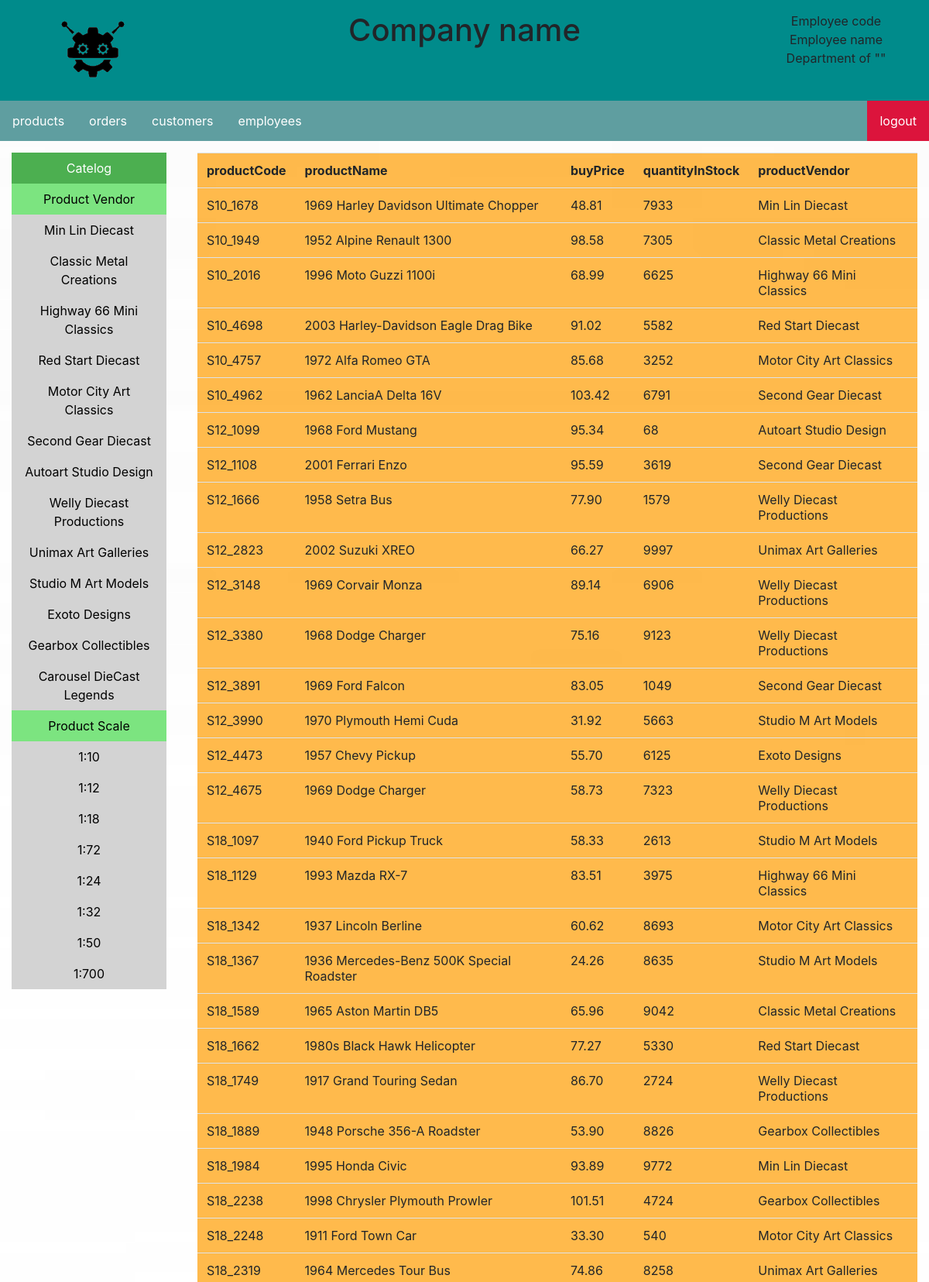
The page /1.php?category=products (upper part) on the database its author committed.
### tables this page shows
CREATE TABLE `products` (
  `productCode` varchar(15) NOT NULL,
  `productName` varchar(70) NOT NULL,
  `productLine` varchar(50) NOT NULL,
  `productScale` varchar(10) NOT NULL,
  `productVendor` varchar(50) NOT NULL,
  `productDescription` text NOT NULL,
  `quantityInStock` smallint(6) NOT NULL,
  `buyPrice` decimal(10,2) NOT NULL,
  `MSRP` decimal(10,2) NOT NULL
);

### display_table_rule.php (called while the page is built, shortened)
<?php
    function get_colum_display(string $table_name)
    {
        if($table_name=="products")
		{
			return "productCode,productName,buyPrice,quantityInStock,productVendor";
		}
		return Null;
    }
?>

### 1.php (the view, shortened to what this page needs)
<?php
include "display_table_rule.php";
include "mysql_control.php";
$category = $_GET['category'];
$tablename = $category;
$display_colum = get_colum_display($tablename);
?>
<html>
    <head>
        <link rel="stylesheet" href="https://stackpath.bootstrapcdn.com/bootstrap/4.3.1/css/bootstrap.min.css">
        <link rel="stylesheet" type="text/css" href="css/main.css">
    </head>
    <body class="bg-image">
        <div class="row" style="margin:0px">
            <div class="column-left"><img src="image\logo.png" class="login-logo-image"></div>
            <div class="column-center"><h1>Company name</h1></div>
            <div class="column-right">
                Employee code<br>
                Employee name<br>
                Department of ""
            </div>
        </div>
        <ul class="ul-menu-bar">
            <li class="li-menu-bar"><a href="1.php?category=products">products</a></li>
            <li class="li-menu-bar"><a href="1.php?category=orders">orders</a></li>
            <li class="li-menu-bar"><a href="1.php?category=customers">customers</a></li>
            <li class="li-menu-bar"><a href="1.php?category=employees">employees</a></li>
            <li class="li-menu-bar" style="float:right"><a class="active" href="#about">logout</a></li>
        </ul>
		<div class="row" style="margin:0px">
			<div class="column-left-body">
				<ul class="ul-menu-list">
					<li class="li-menu-list"><a class="main-catelog" href="#home">Catelog</a></li>
					<li class="li-menu-list"><a class="sub-catelog" href="#news">Product Vendor</a></li>
					<?php
						$result = mysqli_query($con,"SELECT DISTINCT productVendor FROM `products`");
						while($data = mysqli_fetch_row($result))
						{
							echo "<li class='li-menu-list'><a href='1.php?category=products&productvendor=$data[0]'>$data[0]</a></li>";
						}
					?>
					<li class="li-menu-list"><a class="sub-catelog" href="#news">Product Scale</a></li>
					<?php
						$result = mysqli_query($con,"SELECT DISTINCT productScale FROM `products`");
						while($data = mysqli_fetch_row($result))
						{
							echo "<li class='li-menu-list'><a href='1.php?category=products&productscale=$data[0]'>$data[0]</a></li>";
						}
					?>
				</ul>
			</div>
			<div class="column-center-body">
				<table class="table table-hover" style="background-image: url('image/bg_table.png')">
            <tr>
                <?php
					$query = "SELECT $display_colum FROM $tablename WHERE";
					if(!empty($_GET['productvendor']))
					{
						$product_vendor = $_GET['productvendor'];
						$query .= " productVendor = '$product_vendor' ";
					}
					else if(!empty($_GET['productscale']))
					{
						$product_scale = $_GET['productscale'];
						$query .= " productScale = '$product_scale' ";
					}
					else
					{
						$query = substr($query,0,strlen($query)-5);
					}
					$result = mysqli_query($con,$query);
					while($field = mysqli_fetch_field($result))
                    {
							echo "<th>";
							echo $field->name;
							echo "</th>";
                    }
                ?>
            </tr>
				<?php
					$fieldcount=mysqli_num_fields($result);
					while($data = mysqli_fetch_row($result))
					{
						if($tablename=="products")
						{
							echo "<tr onclick=\"window.location='2.php?productCode=$data[0]'\">";
						}
						for($i = 0;$i < $fieldcount;$i++)
						{
							echo "<td> $data[$i] </td>";
						}
						echo "</tr>";
					}
				?>
        </table>
			</div>
		</div>
    </body>
</html>

### css/main.css (style rules this page uses)
.bg-image { background-image: url("../image/bg.jpg"); background-repeat: no-repeat; background-position: center; background-size: cover; }
.login-logo-image { width: 100px; height: 100px; }
.ul-menu-bar { list-style-type: none; margin: 0; padding: 0; overflow: hidden; background-color: cadetblue; }
.li-menu-bar { float: left; }
.li-menu-bar a { display: block; color: white; text-align: center; padding: 14px 16px; text-decoration: none; }
.ul-menu-list { list-style-type: none; margin: 0; padding: 0; width: 200px; background-color: lightgray; }
.li-menu-list a { display: block; color: #000; padding: 8px 16px; text-decoration: none; }
.li-menu-list a.main-catelog { background-color: #4CAF50; color: white; }
.li-menu-list a.sub-catelog { background-color: rgb(124, 228, 128); color: black; }
.active { background-color: crimson; }
.column-left { text-align: center; background-color: darkcyan; padding: 15px; float: left; width: 20%; }
.column-center { text-align: center; background-color: darkcyan; padding: 15px; float: left; width: 60%; }
.column-right { text-align: center; background-color: darkcyan; padding: 15px; float: left; width: 20%; }
.column-left-body { text-align: center; padding: 15px; float: center; width: 20%; }
.column-center-body { text-align: center; padding: 15px; float: center; width: 80%; }
.row:after { content: ""; display: table; clear: both; }

### rows shown on the page
products: productCode "S10_1678", productName "1969 Harley Davidson Ultimate Chopper", buyPrice "48.81", quantityInStock "7933", productVendor "Min Lin Diecast"
products: productCode "S10_1949", productName "1952 Alpine Renault 1300", buyPrice "98.58", quantityInStock "7305", productVendor "Classic Metal Creations"
products: productCode "S10_2016", productName "1996 Moto Guzzi 1100i", buyPrice "68.99", quantityInStock "6625", productVendor "Highway 66 Mini Classics"
products: productCode "S10_4698", productName "2003 Harley-Davidson Eagle Drag Bike", buyPrice "91.02", quantityInStock "5582", productVendor "Red Start Diecast"
products: productCode "S10_4757", productName "1972 Alfa Romeo GTA", buyPrice "85.68", quantityInStock "3252", productVendor "Motor City Art Classics"
products: productCode "S10_4962", productName "1962 LanciaA Delta 16V", buyPrice "103.42", quantityInStock "6791", productVendor "Second Gear Diecast"
products: productCode "S12_1099", productName "1968 Ford Mustang", buyPrice "95.34", quantityInStock "68", productVendor "Autoart Studio Design"
products: productCode "S12_1108", productName "2001 Ferrari Enzo", buyPrice "95.59", quantityInStock "3619", productVendor "Second Gear Diecast"
products: productCode "S12_1666", productName "1958 Setra Bus", buyPrice "77.90", quantityInStock "1579", productVendor "Welly Diecast Productions"
products: productCode "S12_2823", productName "2002 Suzuki XREO", buyPrice "66.27", quantityInStock "9997", productVendor "Unimax Art Galleries"
products: productCode "S12_3148", productName "1969 Corvair Monza", buyPrice "89.14", quantityInStock "6906", productVendor "Welly Diecast Productions"
products: productCode "S12_3380", productName "1968 Dodge Charger", buyPrice "75.16", quantityInStock "9123", productVendor "Welly Diecast Productions"
products: productCode "S12_3891", productName "1969 Ford Falcon", buyPrice "83.05", quantityInStock "1049", productVendor "Second Gear Diecast"
products: productCode "S12_3990", productName "1970 Plymouth Hemi Cuda", buyPrice "31.92", quantityInStock "5663", productVendor "Studio M Art Models"
products: productCode "S12_4473", productName "1957 Chevy Pickup", buyPrice "55.70", quantityInStock "6125", productVendor "Exoto Designs"
products: productCode "S12_4675", productName "1969 Dodge Charger", buyPrice "58.73", quantityInStock "7323", productVendor "Welly Diecast Productions"
products: productCode "S18_1097", productName "1940 Ford Pickup Truck", buyPrice "58.33", quantityInStock "2613", productVendor "Studio M Art Models"
products: productCode "S18_1129", productName "1993 Mazda RX-7", buyPrice "83.51", quantityInStock "3975", productVendor "Highway 66 Mini Classics"
products: productCode "S18_1342", productName "1937 Lincoln Berline", buyPrice "60.62", quantityInStock "8693", productVendor "Motor City Art Classics"
products: productCode "S18_1367", productName "1936 Mercedes-Benz 500K Special Roadster", buyPrice "24.26", quantityInStock "8635", productVendor "Studio M Art Models"
products: productCode "S18_1589", productName "1965 Aston Martin DB5", buyPrice "65.96", quantityInStock "9042", productVendor "Classic Metal Creations"
products: productCode "S18_1662", productName "1980s Black Hawk Helicopter", buyPrice "77.27", quantityInStock "5330", productVendor "Red Start Diecast"
products: productCode "S18_1749", productName "1917 Grand Touring Sedan", buyPrice "86.70", quantityInStock "2724", productVendor "Welly Diecast Productions"
products: productCode "S18_1889", productName "1948 Porsche 356-A Roadster", buyPrice "53.90", quantityInStock "8826", productVendor "Gearbox Collectibles"
products: productCode "S18_1984", productName "1995 Honda Civic", buyPrice "93.89", quantityInStock "9772", productVendor "Min Lin Diecast"
products: productCode "S18_2238", productName "1998 Chrysler Plymouth Prowler", buyPrice "101.51", quantityInStock "4724", productVendor "Gearbox Collectibles"
products: productCode "S18_2248", productName "1911 Ford Town Car", buyPrice "33.30", quantityInStock "540", productVendor "Motor City Art Classics"
products: productCode "S18_2319", productName "1964 Mercedes Tour Bus", buyPrice "74.86", quantityInStock "8258", productVendor "Unimax Art Galleries"

### other values the page prints
$data[0] "Min Lin Diecast"
$data[0] "Classic Metal Creations"
$data[0] "Highway 66 Mini Classics"
$data[0] "Red Start Diecast"
$data[0] "Motor City Art Classics"
$data[0] "Second Gear Diecast"
$data[0] "Autoart Studio Design"
$data[0] "Welly Diecast Productions"
$data[0] "Unimax Art Galleries"
$data[0] "Studio M Art Models"
$data[0] "Exoto Designs"
$data[0] "Gearbox Collectibles"
$data[0] "Carousel DieCast Legends"
$data[0] "1:10"
$data[0] "1:12"
